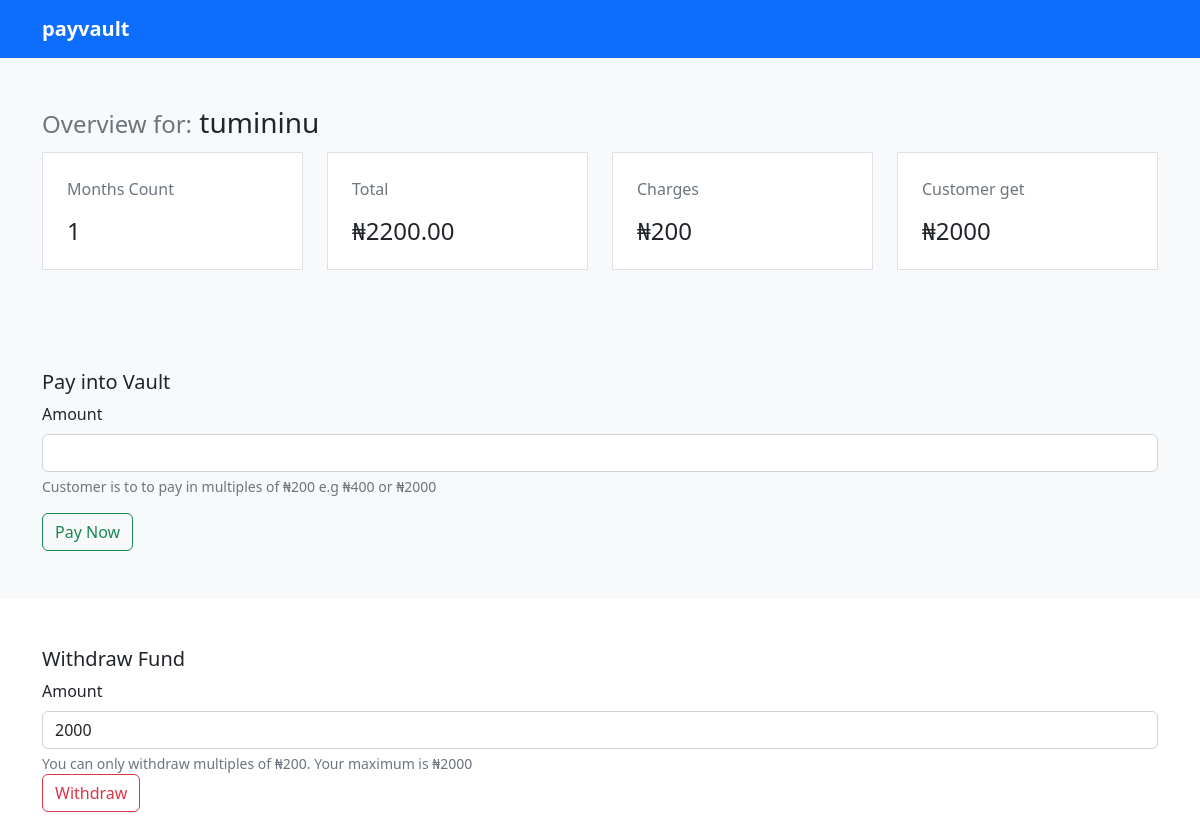
/vaultdisplay.php?vault=4 (signed in), run on the app's committed database.
### tables this page shows
CREATE TABLE `customer` (
  `customer_id` int(10) NOT NULL,
  `username` varchar(255) NOT NULL
);

CREATE TABLE `vault` (
  `vault_id` int(11) NOT NULL,
  `customer_id` int(11) NOT NULL,
  `principal_amount` decimal(10,0) NOT NULL,
  `count_no` decimal(10,2) DEFAULT NULL
);

### include/crud.php (called while the page is built, shortened)
<?php
class Vaults{
    private $conn;
    public function __construct($db){
        $this -> conn = $db;
    }
    public function getDaysCount($id) {
        try {
            $sql = "SELECT count_no as count from vault where vault_id = $id";
            $stmt = $this -> conn -> prepare($sql);
            $stmt -> execute();
            $total_days = $stmt -> fetch();
            $result = $total_days['count'];
            return $result;
        } catch (PDOException $e) {
            throw $e -> getMessage();
            return false;
        }
    }
    public function getSavings($id) {
        try {
            $sql = "SELECT principal_amount * count_no as saved from vault where vault_id = $id";
            $stmt = $this -> conn -> prepare($sql);
            $stmt -> execute();
            $total_savings = $stmt -> fetch();
            $result = $total_savings['saved'];
            return $result;
        } catch (PDOException $e) {
            throw $e -> getMessage();
            return false;
        }
    }
    public function getVaultOwner($id){
        try {
            $sql = "SELECT c.username as user FROM customer as c INNER JOIN vault AS v ON v.customer_id = c.customer_id where v.vault_id = $id";
            $stmt = $this -> conn ->prepare($sql);
            $stmt -> execute();
            $user_dict = $stmt -> fetch();
            return $user_dict['user'];
        } catch (PDOException $e) {
            throw $e -> getMessage();
            return false;
        }
    }
    public function getCharge($id){
        try {
            $sql = "SELECT principal_amount as principal from vault WHERE vault_id = $id";
            $stmt = $this -> conn -> prepare($sql);
            $stmt -> execute();
            $principal_dict = $stmt -> fetch();
            $sql = "SELECT count_no as count from vault WHERE vault_id = $id";
            $stmt = $this -> conn -> prepare($sql);
            $stmt -> execute();
            $count_dict = $stmt -> fetch();
            if ($count_dict['count'] % 31 == 0 ) {
                $incomplete_month = 0;
            } else {
                $incomplete_month = 1;
            }
            $full_month = floor($count_dict['count']/31) ;
            $num_months = $full_month + $incomplete_month;
            if ($principal_dict['principal'] > 1000 ) {
                $charge = 1000;
            } else {
                $charge = $principal_dict['principal'];
            }
            $total_charge = $num_months * $charge;
            return $total_charge;
        } catch (\Throwable $th) {
        }
    }
    public function getMonthCount($id){
        try {
            $sql = "SELECT count_no from vault WHERE  vault_id = $id";
            $stmt = $this -> conn -> prepare($sql);
            $stmt -> execute();
            $count_dict = $stmt -> fetch();
            if ($count_dict['count_no'] % 31 == 0 ) {
                $incomplete_month = 0;
            } else {
                $incomplete_month = 1;
            }
            $full_month = floor($count_dict['count_no']/31) ;
            $num_months = $full_month + $incomplete_month;
            return $num_months;
        } catch (PDOException $e) {
            throw $e -> getMessage();
            return false;
        }
    }
    public function getPrincipal($id){
        try {
            $sql = "SELECT principal_amount as principal FROM vault WHERE vault_id = $id";
            $stmt = $this -> conn -> prepare($sql);
            $stmt -> execute();
            $result = $stmt -> fetch();
            return $result['principal'];
        } catch (\Throwable $th) {
        }
    }
}
?>

### vaultdisplay.php (the view, shortened to what this page needs)
<?php
require_once 'include/header.php';
require_once 'include/db.php';
$vaultid = $_GET['vault'];
$vaults = new Vaults($conn);
$owner = $vaults -> getVaultOwner($vaultid);
$charge = $vaults -> getCharge($vaultid);
$saved = $vaults -> getSavings($vaultid);
$months = $vaults -> getMonthCount($vaultid);
$principal = $vaults -> getPrincipal($vaultid);
$numb = $vaults -> getDaysCount($vaultid);
$cangive = $saved-$charge;
?>
<div class="container-fluid bodpadding2 bg-light py-5">
    <div class="container">
        <h3><span class="text-muted h4">Overview for:</span> <?php echo '  ' .$owner ?></h3>
        <div class="row">
            <div class="col-12 col-sm-6 col-lg-3">
                <div class="p-4 bg-white border my-1">
                    <p class="card-text text-muted">Months Count</p>
                    <h4 class="card-title"><?php echo $months; ?></h4>
                </div>
            </div>
            <div class="col-12 col-sm-6 col-lg-3">
                <div class="p-4 bg-white border my-1">
                    <p class="card-text text-muted">Total</p>
                    <h4 class="card-title"><?php echo '₦'. strval($saved) ?></h4>
                </div>
            </div>
            <div class="col-12 col-sm-6 col-lg-3">
                <div class="p-4 bg-white border my-1">
                    <p class="card-text text-muted">Charges</p>
                    <h4 class="card-title"><?php echo '₦'. strval($charge) ?></h4>
                </div>
            </div>
            <div class="col-12 col-sm-6 col-lg-3">
                <div class="p-4 bg-white border my-1">
                    <p class="card-text text-muted">Customer get</p>
                    <h4 class="card-title"><?php echo '₦'. strval($cangive) ?></h4>
                </div>
            </div>
        </div>
    </div>
</div>
<div class="container-fluid bg-light py-5">
    <div class="container">
        <h5>Pay into Vault</h5>
        <form method="post" action="payvault.php">
            <div class="mb-3">
                <label for="samount" class="form-label">Amount</label>
                <input name="samount" type="number" class="form-control" id="samount" aria-describedby="emailHelp" required>
                <div id="emailHelp" class="form-text">Customer is to to pay in multiples of ₦<?php echo strval($principal). ' e.g ₦' .strval($principal*2). ' or ₦' .strval($principal*10) ?></div>
            </div>
           <button name="submit" type="submit" class="btn btn-outline-success">Pay Now</button>
        </form>
    </div>
</div>
<div class="container-fluid py-5">
    <div class="container">
        <h5>Withdraw Fund</h5>
        <form method="post" action="withdraw.php">
            <div class="mb-3">
                <?php if ($numb < 2) {?>
                    <input class="form-control" id="disabledInput" type="text" placeholder="Sorry! Nothing to withdraw" disabled>
                    <?php }else {?>
                        <?php if ($principal > 1000) {?>
                            <input class="form-control" id="disabledInput" type="text" placeholder="Please contact Accolade for withdrawal" disabled>
                            <?php } else {?>
                                <label for="wamount" class="form-label">Amount</label>
                                <input class="form-control" type="text" value="<?php echo $cangive ?>" aria-label="readonly input example" readonly>
                                <div id="emailHelp" class="form-text">You can only withdraw multiples of <?php echo '₦' .strval($principal). '. Your maximum is ₦'.strval($cangive)?></div>
                                <button name="submit" type="submit" class="btn btn-outline-danger">Withdraw</button>
                                <?php }
                            } ?>
            </div>
        </form>
    </div>
</div>

### data on the page
customer: username "tumininu"
vault: count_no "1", charge "200", principal_amount "200", $principal*2 "400", $principal*10 "2000"

### other printed values
$saved "2200.00"
$cangive "2000"
